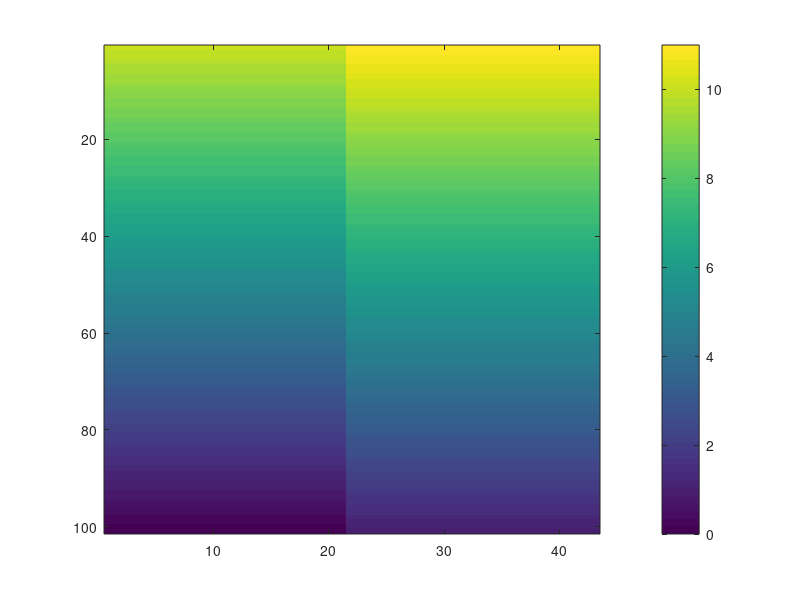

The MATLAB source for this figure: (Note: this script raises an error after producing the figure.)
close all
clear all

nflat=21;
nslope=1;
ny=2*nflat+nslope;
nz=101;
nx=5;

fac=[ones(1,nflat), linspace(1,0,nslope), zeros(1,nflat)];

cast1=linspace(10,0,nz)';
dt=1;
cast2=linspace(10+dt,0+dt,nz)';

t1=bsxfun(@times, ones(1,2*nflat+nslope) , cast2);

t2=bsxfun(@times, fac, cast1-cast2);

ct=t1+t2;

imagesc(ct)
colorbar

ct=repmat(ct,[1,1,nx]);

p=linspace(0,2000,nz)';
p=repmat(p,[1,ny]);
p=repmat(p,[1,1,nx]);

lat=linspace(-85,85,ny);
lat=bsxfun(@times,lat,ones(nz,1));
lats=repmat(lat,[1,1,nx]);
lon=linspace(0,4,nx);
lon=bsxfun(@times,lon,ones(ny,1));
longs=repmat(permute(lon,[3 1 2]),[nz 1 1]);

s=36+0*ct;

rho0=gsw_rho(squeeze(s(:,:,1)), squeeze(ct(:,:,1)), 0*squeeze(p(:,:,1)));
if 1;
    figure
    contourf(lats(1,:,1),-p(:,1,1),rho0)
    colorbar
end

vars = {'s','ct','p','lats','longs'};
save('data/idealized_01.mat',vars{:})

